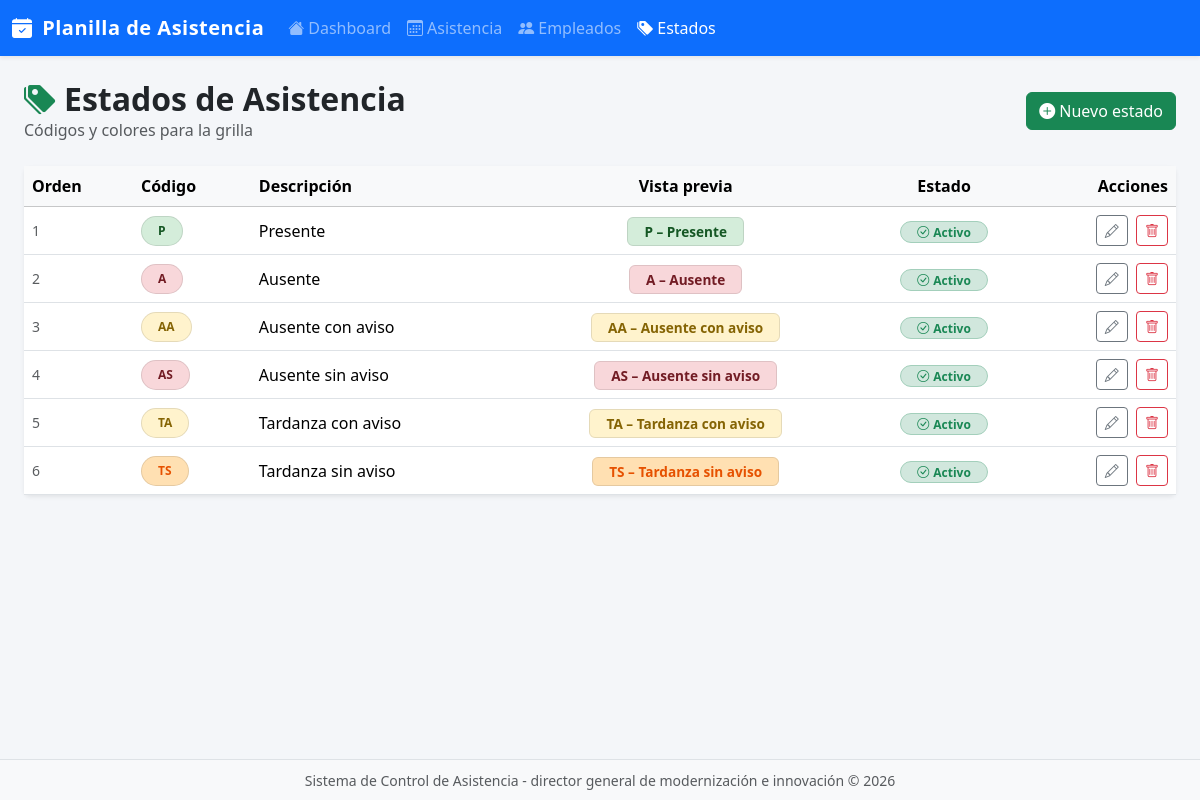
The app's page /estados/, older data.
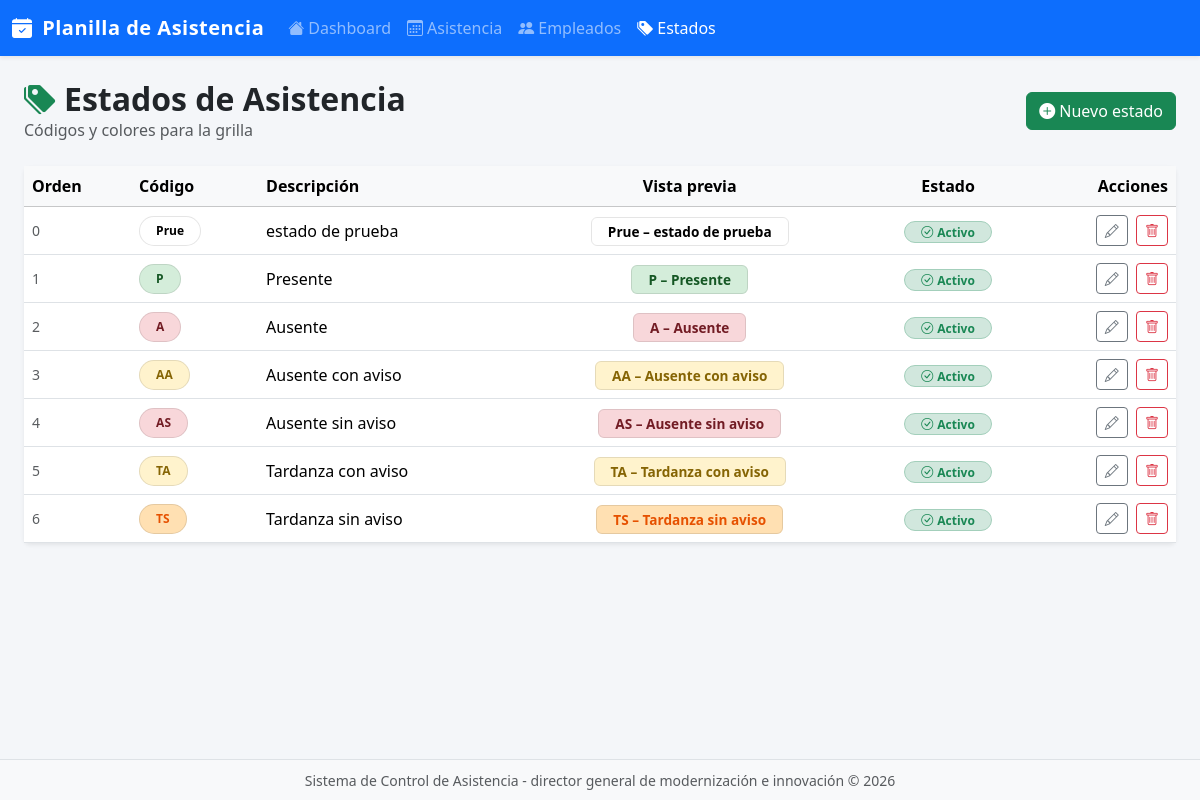
The same page, newer data.
### app/asistencia/models.py (models this page shows, shortened)
class EstadoAsistencia(models.Model):
    codigo = models.CharField(max_length=5, unique=True)
    descripcion = models.CharField(max_length=100)
    color_fondo = models.CharField(max_length=7, default="#FFFFFF")
    color_texto = models.CharField(max_length=7, default="#000000")
    orden = models.PositiveIntegerField(default=0)
    activo = models.BooleanField(default=True)
    created_at = models.DateTimeField(auto_now_add=True)
    updated_at = models.DateTimeField(auto_now=True)
    class Meta:
        ordering = ['orden', 'codigo']
        verbose_name = "Estado de Asistencia"
        verbose_name_plural = "Estados de Asistencia"

### app/asistencia/views.py (the view)
# urls.py: path('estados/', views.estados_lista, name='estados_lista'),
def estados_lista(request):
    estados = EstadoAsistencia.objects.all()
    return render(request, 'asistencia/estados/lista.html', {'estados': estados})

### app/asistencia/templates/asistencia/estados/lista.html (shortened to what this page needs)
{% extends 'asistencia/base.html' %}
{% block content %}
<div class="d-flex justify-content-between align-items-center mb-4">
  <div>
    <h2 class="fw-bold mb-0"><i class="bi bi-tags-fill me-2 text-success"></i>Estados de Asistencia</h2>
    <p class="text-muted mb-0">Códigos y colores para la grilla</p>
  </div>
  <a href="{% url 'estados_crear' %}" class="btn btn-success">
    <i class="bi bi-plus-circle-fill me-1"></i>Nuevo estado
  </a>
</div>
<div class="card border-0 shadow-sm">
  <div class="card-body p-0">
    <div class="table-responsive">
      <table class="table table-hover align-middle mb-0">
        <thead class="table-light">
          <tr>
            <th>Orden</th>
            <th>Código</th>
            <th>Descripción</th>
            <th class="text-center">Vista previa</th>
            <th class="text-center">Estado</th>
            <th class="text-end">Acciones</th>
          </tr>
        </thead>
        <tbody>
          {% for estado in estados %}
          <tr class="{% if not estado.activo %}table-secondary text-muted{% endif %}">
            <td class="text-muted small">{{ estado.orden }}</td>
            <td>
              <span class="badge rounded-pill px-3 py-2 fw-bold"
                    style="background-color: {{ estado.color_fondo }}; color: {{ estado.color_texto }}; border: 1px solid rgba(0,0,0,.1);">
                {{ estado.codigo }}
              </span>
            </td>
            <td>{{ estado.descripcion }}</td>
            <td class="text-center">
              <span class="px-3 py-1 rounded"
                    style="background-color: {{ estado.color_fondo }}; color: {{ estado.color_texto }}; border: 1px solid rgba(0,0,0,.1); font-weight: 600; font-size: .85rem;">
                {{ estado.codigo }} – {{ estado.descripcion }}
              </span>
            </td>
            <td class="text-center">
              {% if estado.activo %}
                <span class="badge bg-success-subtle text-success border border-success-subtle rounded-pill px-3">
                  <i class="bi bi-check-circle me-1"></i>Activo
                </span>
              {% else %}
                <span class="badge bg-secondary-subtle text-secondary border border-secondary-subtle rounded-pill px-3">
                  <i class="bi bi-x-circle me-1"></i>Inactivo
                </span>
              {% endif %}
            </td>
            <td class="text-end">
              <a href="{% url 'estados_editar' estado.pk %}"
                 class="btn btn-sm btn-outline-secondary me-1">
                <i class="bi bi-pencil"></i>
              </a>
              <form method="post" action="{% url 'estados_eliminar' estado.pk %}"
                    class="d-inline"
                    onsubmit="return confirm('¿Eliminar el estado {{ estado.codigo }}? Esta acción no se puede deshacer.')">
                <button type="submit" class="btn btn-sm btn-outline-danger" title="Eliminar">
                  <i class="bi bi-trash"></i>
                </button>
              </form>
            </td>
          </tr>
          {% endfor %}
        </tbody>
      </table>
    </div>
  </div>
</div>
{% endblock %}

### app/asistencia/templates/asistencia/base.html (shortened to what this page needs)
<!DOCTYPE html>
<html lang="es">
<head>
  <link href="https://cdn.jsdelivr.net/npm/bootstrap@5.3.3/dist/css/bootstrap.min.css" rel="stylesheet" />
  <link href="https://cdn.jsdelivr.net/npm/bootstrap-icons@1.11.3/font/bootstrap-icons.css" rel="stylesheet" />
</head>
<body>
<nav class="navbar navbar-expand-lg navbar-dark bg-primary shadow-sm">
  <div class="container-fluid">
    <a class="navbar-brand" href="{% url 'dashboard' %}">
      <i class="bi bi-calendar-check-fill me-1"></i> Planilla de Asistencia
    </a>
    <div class="collapse navbar-collapse" id="mainNav">
      <ul class="navbar-nav me-auto mb-2 mb-lg-0">
        <li class="nav-item">
          <a class="nav-link {% if request.resolver_match.url_name == 'dashboard' %}active{% endif %}"
             href="{% url 'dashboard' %}">
            <i class="bi bi-house-fill me-1"></i>Dashboard
          </a>
        </li>
        <li class="nav-item">
          <a class="nav-link {% if 'asistencia' in request.resolver_match.url_name %}active{% endif %}"
             href="{% url 'asistencia' %}">
            <i class="bi bi-calendar3 me-1"></i>Asistencia
          </a>
        </li>
        <li class="nav-item">
          <a class="nav-link {% if 'empleados' in request.resolver_match.url_name %}active{% endif %}"
             href="{% url 'empleados_lista' %}">
            <i class="bi bi-people-fill me-1"></i>Empleados
          </a>
        </li>
        <li class="nav-item">
          <a class="nav-link {% if 'estados' in request.resolver_match.url_name %}active{% endif %}"
             href="{% url 'estados_lista' %}">
            <i class="bi bi-tags-fill me-1"></i>Estados
          </a>
        </li>
      </ul>
    </div>
  </div>
</nav>
<main class="container-fluid py-4 px-4">
  {% block content %}{% endblock %}
</main>
<footer class="bg-light border-top text-center text-muted py-2">
  <small>Sistema de Control de Asistencia - director general de modernización e innovación  &copy; {% now "Y" %}</small>
</footer>
</body>
</html>

### app/asistencia/templates/asistencia/base.html (style rules this page uses)
body { background-color: #f4f6f9; min-height: 100vh; display: flex; flex-direction: column; }
main { flex: 1; }
.navbar-brand { font-weight: 700; letter-spacing: 0.5px; }

Row changes from the older to the newer data that the page shows:
added EstadoAsistencia: orden "0", codigo "Prue", descripcion "estado de prueba", activo True (drawn), color_fondo "#ffffff" (drawn), color_texto "#000000" (drawn)
